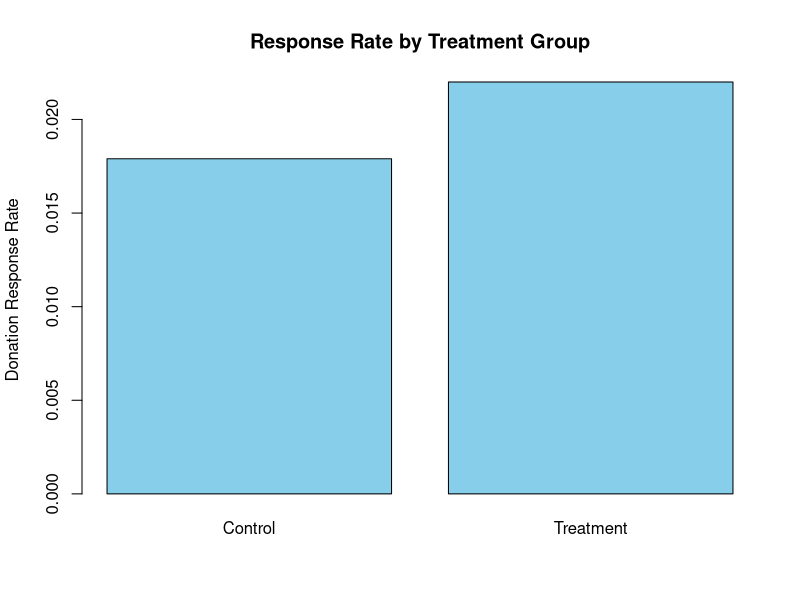

The R source for this figure: (Note: this script raises an error after producing the figure.)
## ---- chunk 1
#| fig-cap: "Response Rate by Treatment Group"
#| echo: false
grouped <- data.frame(
  Group = c("Control", "Treatment"),
  ResponseRate = c(0.0179, 0.0220)
)
barplot(grouped$ResponseRate, names.arg = grouped$Group, col = "skyblue",
        ylab = "Donation Response Rate", main = "Response Rate by Treatment Group")
## ---- chunk 2
#| fig-cap: "Response Rate by Match Ratio"
#| echo: false
ratios <- c("1:1", "2:1", "3:1")
rates <- c(nan, 0.0207, 0.0226)
barplot(rates, names.arg = ratios, col = "coral",
        ylab = "Response Rate", main = "Response Rate by Match Ratio")
